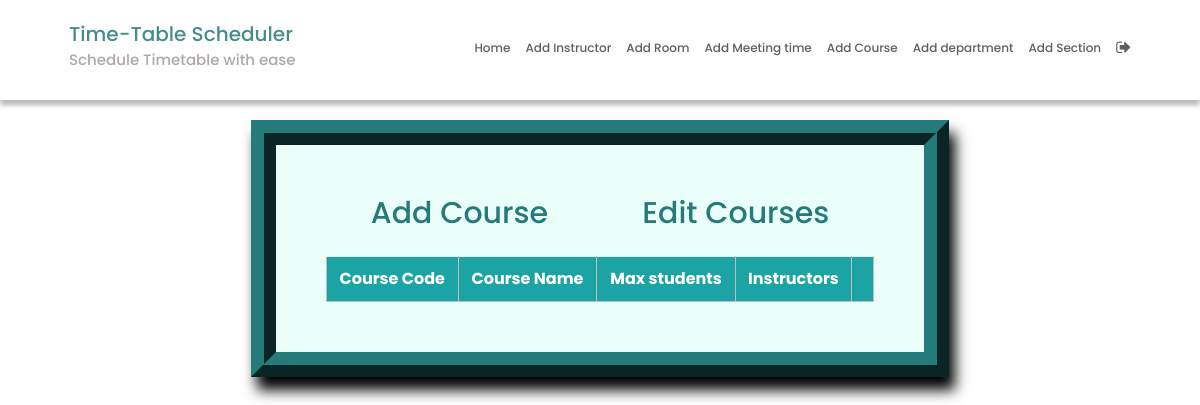
The app's page /courseEdit/ (signed in), older data.
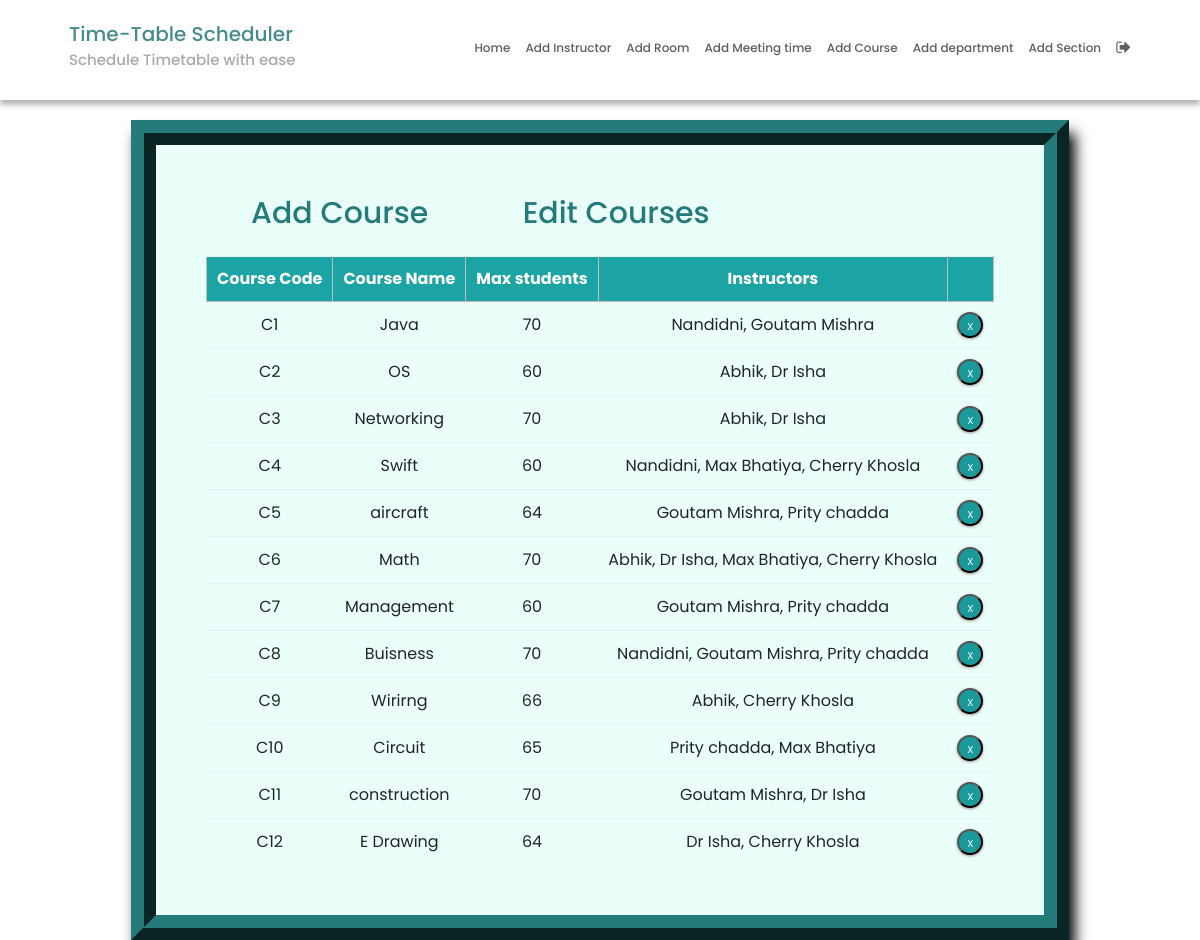
The same page, newer data.
### SchedulerApp/models.py (models this page shows, shortened)
class Course(models.Model):
    course_number = models.CharField(max_length=5, primary_key=True)
    course_name = models.CharField(max_length=40)
    max_numb_students = models.CharField(max_length=65)
    instructors = models.ManyToManyField(Instructor)

### SchedulerApp/views.py (the view)
# urls.py: path('courseEdit/', courseEdit, name='courseEdit'),
@login_required
def courseEdit(request):
    instructor = defaultdict(list)
    for course in Course.instructors.through.objects.all():
        course_number = course.course_id
        instructor_name = Instructor.objects.filter(
            id=course.instructor_id).values('name')[0]['name']
        instructor[course_number].append(instructor_name)
    context = {'courses': Course.objects.all(), 'instructor': instructor}
    return render(request, 'courseEdit.html', context)

### SchedulerApp/templatetags/index.py (called while the page is built)
@register.filter
def dictKey(d, k):
    return ', '.join(d[k]) or ''

@register.tag
def active(parser, token):
    args = token.split_contents()
    template_tag = args[0]
    if len(args) < 2:
        raise (template.TemplateSyntaxError, f'{template_tag} tag requires at least one argument')
    return NavSelectedNode(args[1:])

    def render(self, context):
        path = context['request'].path
        for p in self.patterns:
            pValue = template.Variable(p).resolve(context)
            if path == pValue:
                return 'active'
        return ''

### templates/courseEdit.html (shortened to what this page needs)
{% extends 'base.html' %}
{% block content %}
{% load static %}
{% load index %}
<fieldset class="fieldset">
  <a href="{% url 'courseAdd'%}">
    <h1 class="tablink" onclick="openPage('new')" id="defaultOpen">Add Course</h1>
  </a>
  <h1 class="tablink" onclick="openPage('edit')" id="link_to_edit">Edit Courses</h1>
  <div class="tabcontent" id="edit">
    <table class="table1">
      <thead>
        <tr class="table-headers">
          <th>Course Code</th>
          <th>Course Name</th>
          <th>Max students</th>
          <th>Instructors</th>
          <th class="empty"></th>
        </tr>
      </thead>
      <tbody>
        {% for crs in courses %}
        <tr>
          <td>{{crs.course_number}}</td>
          <td>{{crs.course_name}}</td>
          <td>{{crs.max_numb_students}}</td>
          <td>{{instructor|dictKey:crs.course_number}}</td>
          <td class="empty">
            <form action="{% url 'deletecourse' crs.course_number %}" method="post">
              <input type="submit" value="X" class="cross">
            </form>
          </td>
        </tr>
        {% endfor %}
      </tbody>
    </table>
  </div>
</fieldset>
{% endblock %}

Row changes from the older to the newer data that the page shows:
added Course: course_number "C1", course_name "Java", max_numb_students "70", course_number "Nandidni, Goutam Mishra"
added Course: course_number "C2", course_name "OS", max_numb_students "60", course_number "Abhik, Dr Isha"
added Course: course_number "C3", course_name "Networking", max_numb_students "70", course_number "Abhik, Dr Isha"
added Course: course_number "C4", course_name "Swift", max_numb_students "60", course_number "Nandidni, Max Bhatiya, Cherry Khosla"
added Course: course_number "C5", course_name "aircraft", max_numb_students "64", course_number "Goutam Mishra, Prity chadda"
added Course: course_number "C6", course_name "Math", max_numb_students "70", course_number "Abhik, Dr Isha, Max Bhatiya, Cherry Khosla"
added Course: course_number "C7", course_name "Management", max_numb_students "60", course_number "Goutam Mishra, Prity chadda"
added Course: course_number "C8", course_name "Buisness", max_numb_students "70", course_number "Nandidni, Goutam Mishra, Prity chadda"
added Course: course_number "C9", course_name "Wirirng", max_numb_students "66", course_number "Abhik, Cherry Khosla"
added Course: course_number "C10", course_name "Circuit", max_numb_students "65", course_number "Prity chadda, Max Bhatiya"
added Course: course_number "C11", course_name "construction", max_numb_students "70", course_number "Goutam Mishra, Dr Isha"
added Course: course_number "C12", course_name "E Drawing", max_numb_students "64", course_number "Dr Isha, Cherry Khosla"
